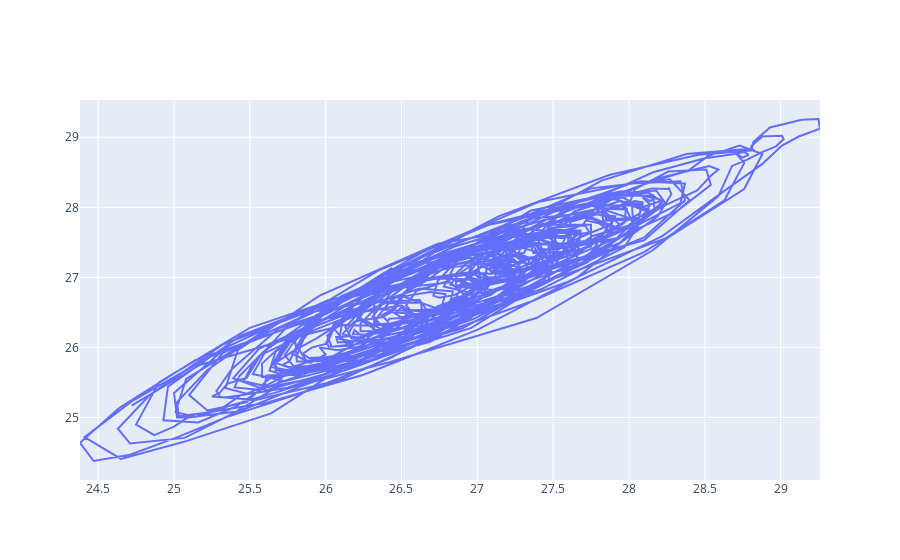

Source (notebook cell):
### Code cell
fig = go.Figure()

fig.add_trace(go.Scatter(x=X1, y=y1, mode="lines", name="TOTAL"))


fig.show()

### Figure 1 — Plotly figure (JSON) as saved in the notebook; plotly's stock layout.template omitted (floating-point values rounded to 4 significant figures; data arrays with more than 128 entries replaced by an {"elided": "..."} marker saying what was removed)
{"data": [{"mode": "lines", "name": "TOTAL", "type": "scatter", "x": {"elided": "878 float values"}, "y": {"elided": "878 float values"}}], "layout": {}}
